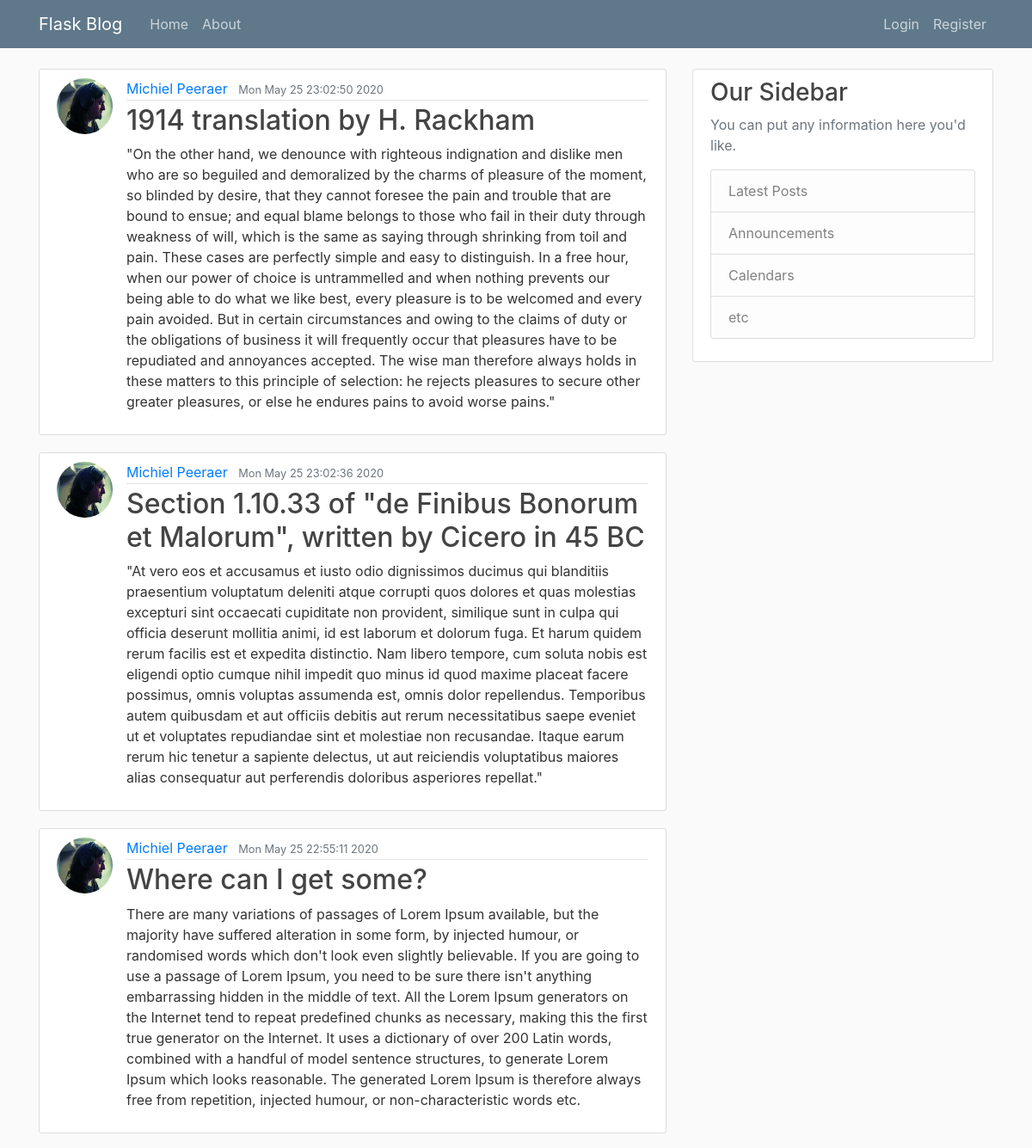
Page /home (upper part) on the earlier database version.
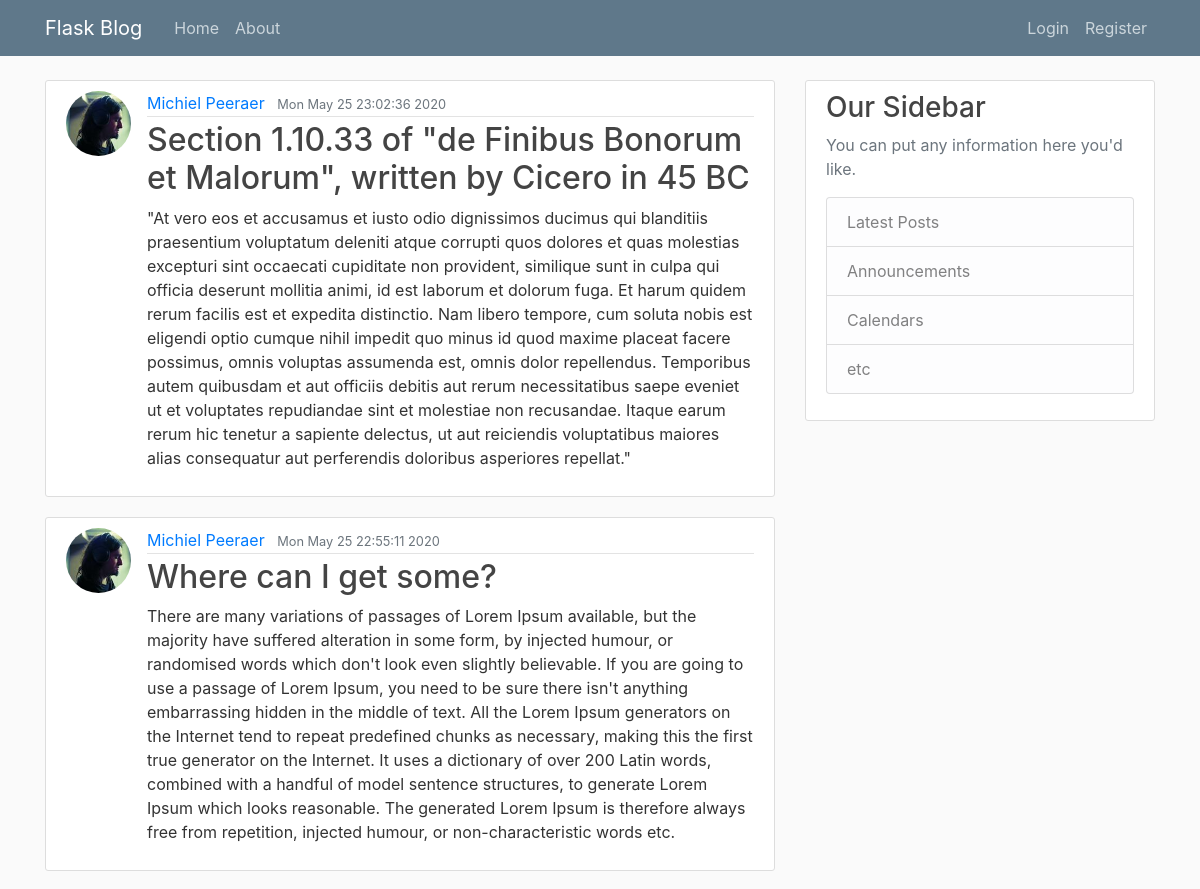
Same page on the later database version.
### flaskblog/models.py (models this page shows, shortened)
class Post(db.Model):
    id = db.Column(db.Integer, primary_key=True)
    title = db.Column(db.String(100), nullable=False)
    date_posted = db.Column(db.DateTime, nullable=False, default=datetime.now)
    content = db.Column(db.Text, nullable=False)
    user_id = db.Column(db.Integer, db.ForeignKey('user.id'), nullable=False)

class User(db.Model, UserMixin):
    id = db.Column(db.Integer, primary_key=True)
    username = db.Column(db.String(20), unique=True, nullable=False)
    email = db.Column(db.String(120), unique=True, nullable=False)
    image_file = db.Column(db.String(20), nullable=False, default='default.jpg')
    password = db.Column(db.String(60), nullable=False)
    posts = db.relationship('Post', backref='author', lazy=True)

### flaskblog/main/routes.py (the view)
@main.route("/")
@main.route("/home")
def home():
    page = request.args.get('page', 1, type=int)
    posts = Post.query.order_by(Post.date_posted.desc()).paginate(page=page, per_page=5)
    return render_template('home.html', posts=posts)

### flaskblog/templates/home.html (shortened to what this page needs)
{% extends "layout.html" %}
{% block content %}
    {% for post in posts.items %}
        <article class="media content-section">
            <img class="rounded-circle article-img" src="{{ url_for('static', filename='profile_pics/' + post.author.image_file) }}">
            <div class="media-body">
                <div class="article-metadata">
                    <a class="mr-2" href="{{ url_for('users.user_posts', username=post.author.username) }}">{{ post.author.username }}</a>
                    <small class="text-muted">{{ post.date_posted.strftime('%c') }}</small>
                </div>
                <h2><a class="article-title" href="{{ url_for('posts.post', post_id=post.id) }}">{{ post.title }}</a></h2>
                <p class="article-content">{{ post.content }}</p>
            </div>
        </article>
    {% endfor %}
{% endblock content %}

### flaskblog/templates/layout.html (shortened to what this page needs)
<!DOCTYPE html>
<html lang="en">
<head>
    <link rel="stylesheet" href="https://stackpath.bootstrapcdn.com/bootstrap/4.5.0/css/bootstrap.min.css">
    <link rel="stylesheet" type="text/css" href="{{ url_for('static', filename='main.css') }}">
</head>
<body>
    <header class="site-header">
        <nav class="navbar navbar-expand-md navbar-dark bg-steel fixed-top">
            <div class="container">
                <a class="navbar-brand mr-4" href="/">Flask Blog</a>
                <div class="collapse navbar-collapse" id="navbarToggle">
                    <div class="navbar-nav mr-auto">
                        <a class="nav-item nav-link" href="{{ url_for('main.home') }}">Home</a>
                        <a class="nav-item nav-link" href="{{ url_for('main.about') }}">About</a>
                    </div>
                    <div class="navbar-nav">
                        {% if current_user.is_authenticated %}
                            <a class="nav-item nav-link" href="{{ url_for('posts.new_post') }}">New Post</a>
                            <a class="nav-item nav-link" href="{{ url_for('users.account') }}">Account</a>
                            <a class="nav-item nav-link" href="{{ url_for('users.logout') }}">Logout</a>
                        {% else %}
                            <a class="nav-item nav-link" href="{{ url_for('users.login') }}">Login</a>
                            <a class="nav-item nav-link" href="{{ url_for('users.register') }}">Register</a>
                        {% endif %}
                    </div>
                </div>
            </div>
        </nav>
    </header>
    <main role="main" class="container">
        <div class="row">
            <div class="col-md-8">
                {% block content %}{% endblock content %}
            </div>
            <div class="col-md-4">
                <div class="content-section">
                    <h3>Our Sidebar</h3>
                    <p class='text-muted'>You can put any information here you'd like.
                        <ul class="list-group">
                            <li class="list-group-item list-group-item-light">Latest Posts</li>
                            <li class="list-group-item list-group-item-light">Announcements</li>
                            <li class="list-group-item list-group-item-light">Calendars</li>
                            <li class="list-group-item list-group-item-light">etc</li>
                        </ul>
                    </p>
                </div>
            </div>
        </div>
    </main>
</body>
</html>

### flaskblog/static/main.css (style rules this page uses)
body { background: #fafafa; color: #333333; margin-top: 5rem; }
h1, h2, h3, h4, h5, h6 { color: #444444; }
.bg-steel { background-color: #5f788a; }
.site-header .navbar-nav .nav-link { color: #cbd5db; }
.content-section { background: #ffffff; padding: 10px 20px; border: 1px solid #dddddd; border-radius: 3px; margin-bottom: 20px; }
.article-title { color: #444444; }
.article-content { white-space: pre-line; }
.article-img { height: 65px; width: 65px; margin-right: 16px; }
.article-metadata { padding-bottom: 1px; margin-bottom: 4px; border-bottom: 1px solid #e3e3e3 }

Differences in the rows shown:
removed Post: image_file (picture), author.username "Michiel Peeraer", date_posted "Mon May 25 23:02:50 2020", title "1914 translation by H. Rackham", content "\"On the other hand, we denounce with righteous indignation and dislike men who are so beguiled and demoralized by the charms of pleasure of the moment, so blinded by desire, that they cannot foresee the pain and trouble that are bound to ensue; and equal blame belongs to those who fail in their duty through weakness of will, which is the same as saying through shrinking from toil and pain. These cases are perfectly simple and easy to distinguish. In a free hour, when our power of choice is untrammelled and when nothing prevents our being able to do what we like best, every pleasure is to be welcomed and every pain avoided. But in certain circumstances and owing to the claims of duty or the…"
